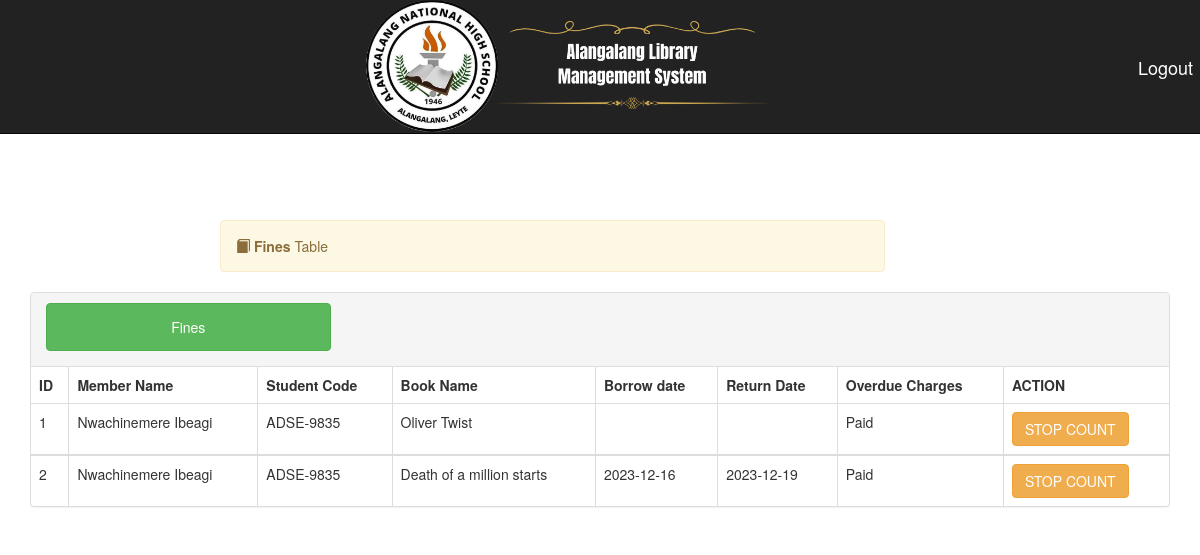
/fines.php, run on an earlier commit of the app's database.
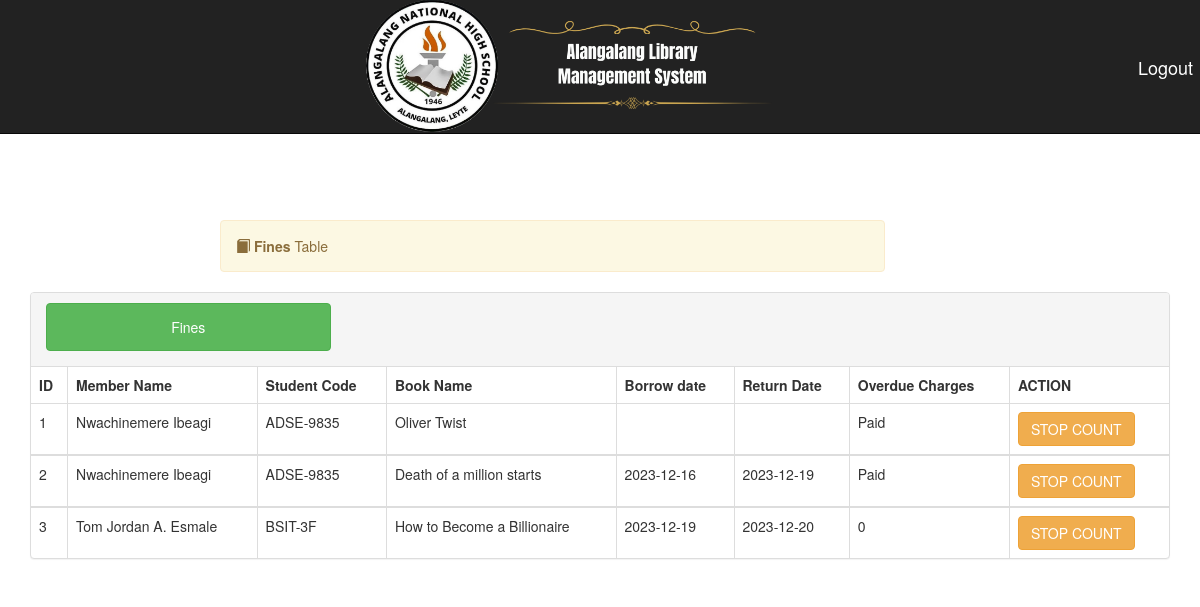
And on a later commit of the database.
### tables this page shows
CREATE TABLE `borrow` (
  `borrowId` int(11) NOT NULL,
  `memberName` varchar(255) NOT NULL,
  `matricNo` varchar(10) NOT NULL,
  `bookName` varchar(255) NOT NULL,
  `borrowDate` varchar(20) NOT NULL,
  `returnDate` varchar(20) NOT NULL,
  `bookId` int(2) DEFAULT NULL,
  `borrowStatus` int(2) NOT NULL,
  `fine` varchar(100) NOT NULL,
  `studentId` int(11) NOT NULL
);

### fines.php (the view, shortened to what this page needs)
<?php
require 'includes/db-inc.php';
include "includes/header.php";
?>
<div class="container">
	<?php include "includes/nav.php"; ?>
	<div class="alert alert-warning col-lg-7 col-md-12 col-sm-12 col-xs-12 col-lg-offset-2 col-md-offset-0 col-sm-offset-1 col-xs-offset-0" style="margin-top:70px">
		<span class="glyphicon glyphicon-book"></span>
		<strong>Fines</strong> Table
	</div>
</div>
<div class="container">
	<div class="panel panel-default">
		<div class="panel-heading">
			<div class="row">
				<a><button class="btn btn-success col-lg-3 col-md-4 col-sm-11 col-xs-11 button" style="margin-left: 15px;margin-bottom: 5px"> Fines</button></a>
				<div class="col-lg-6 col-md-6 col-sm-12 col-xs-12 pull-right">
				</div>
			</div>
		</div>
		<table class="table table-bordered">
			<thead>
				<tr>
					<th>ID</th>
					<th>Member Name</th>
					<th>Student Code</th>
					<th>Book Name</th>
					<th>Borrow date</th>
					<th>Return Date</th>
					<th>Overdue Charges</th>
					<th>ACTION</th>
				</tr>
			</thead>
			<?php
			$sql = "SELECT * FROM borrow";
			$query = mysqli_query($conn, $sql);
			while ($row = mysqli_fetch_assoc($query)) {
			?>
				<tbody>
					<tr>
						<td><?php echo $row['borrowId']; ?></td>
						<td><?php echo $row['memberName']; ?></td>
						<td><?php echo $row['matricNo']; ?></td>
						<td><?php echo $row['bookName']; ?></td>
						<td><?php echo $row['borrowDate']; ?></td>
						<td><?php echo $row['returnDate']; ?></td>
						<td><?php echo $row['fine']; ?></td>
						<td>
							<form action="fines.php" method="post">
								<button class="btn btn-warning" name="del">STOP COUNT</button>
							</form>
						</td>
					</tr>
				<?php } ?>
				</tbody>
		</table>
	</div>
</div>
</body>
</html>

What changed in the data, as far as the page shows it:
added borrow: borrowId "3", memberName "Tom Jordan A. Esmale", matricNo "BSIT-3F", bookName "How to Become a Billionaire", borrowDate "2023-12-19", returnDate "2023-12-20", fine "0"
